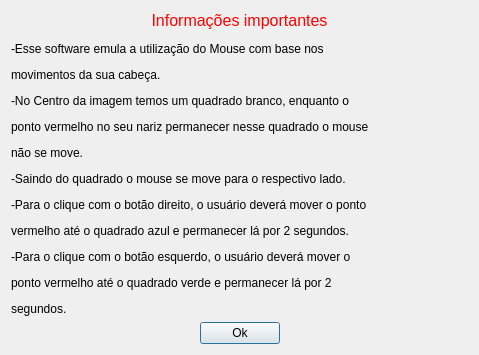
<?xml version="1.0" encoding="UTF-8"?>
<ui version="4.0">
 <class>Informacoes</class>
 <widget class="QDialog" name="Informacoes">
  <property name="geometry">
   <rect>
    <x>0</x>
    <y>0</y>
    <width>479</width>
    <height>352</height>
   </rect>
  </property>
  <property name="windowTitle">
   <string>Informações importantes</string>
  </property>
  <layout class="QGridLayout" name="gridLayout">
   <item row="0" column="0" colspan="3">
    <widget class="QLabel" name="label">
     <property name="text">
      <string>&lt;html&gt;&lt;head/&gt;&lt;body&gt;&lt;p align=&quot;center&quot;&gt;&lt;span style=&quot; font-size:12pt; color:#ff0000;&quot;&gt;Informações importantes&lt;/span&gt;&lt;/p&gt;&lt;p align=&quot;justify&quot;&gt;-Esse software emula a utilização do Mouse com base nos&lt;/p&gt;&lt;p align=&quot;justify&quot;&gt;movimentos da sua cabeça.&lt;/p&gt;&lt;p align=&quot;justify&quot;&gt;-No Centro da imagem temos um quadrado branco, enquanto o&lt;/p&gt;&lt;p align=&quot;justify&quot;&gt;ponto vermelho no seu nariz permanecer nesse quadrado o mouse&lt;/p&gt;&lt;p align=&quot;justify&quot;&gt;não se move.&lt;/p&gt;&lt;p align=&quot;justify&quot;&gt;-Saindo do quadrado o mouse se move para o respectivo lado.&lt;/p&gt;&lt;p align=&quot;justify&quot;&gt;-Para o clique com o botão direito, o usuário deverá mover o ponto&lt;/p&gt;&lt;p align=&quot;justify&quot;&gt;vermelho até o quadrado azul e permanecer lá por 2 segundos.&lt;/p&gt;&lt;p align=&quot;justify&quot;&gt;-Para o clique com o botão esquerdo, o usuário deverá mover o&lt;/p&gt;&lt;p align=&quot;justify&quot;&gt;ponto vermelho até o quadrado verde e permanecer lá por 2&lt;/p&gt;&lt;p align=&quot;justify&quot;&gt;segundos.&lt;/p&gt;&lt;/body&gt;&lt;/html&gt;</string>
     </property>
    </widget>
   </item>
   <item row="1" column="0">
    <spacer name="horizontalSpacer">
     <property name="orientation">
      <enum>Qt::Horizontal</enum>
     </property>
     <property name="sizeHint" stdset="0">
      <size>
       <width>324</width>
       <height>20</height>
      </size>
     </property>
    </spacer>
   </item>
   <item row="1" column="1">
    <widget class="QPushButton" name="Ok">
     <property name="text">
      <string>Ok</string>
     </property>
    </widget>
   </item>
   <item row="1" column="2">
    <spacer name="horizontalSpacer_2">
     <property name="orientation">
      <enum>Qt::Horizontal</enum>
     </property>
     <property name="sizeHint" stdset="0">
      <size>
       <width>323</width>
       <height>20</height>
      </size>
     </property>
    </spacer>
   </item>
  </layout>
 </widget>
 <resources/>
 <connections>
  <connection>
   <sender>Ok</sender>
   <signal>clicked()</signal>
   <receiver>Informacoes</receiver>
   <slot>accept()</slot>
   <hints>
    <hint type="sourcelabel">
     <x>266</x>
     <y>191</y>
    </hint>
    <hint type="destinationlabel">
     <x>199</x>
     <y>149</y>
    </hint>
   </hints>
  </connection>
 </connections>
</ui>
